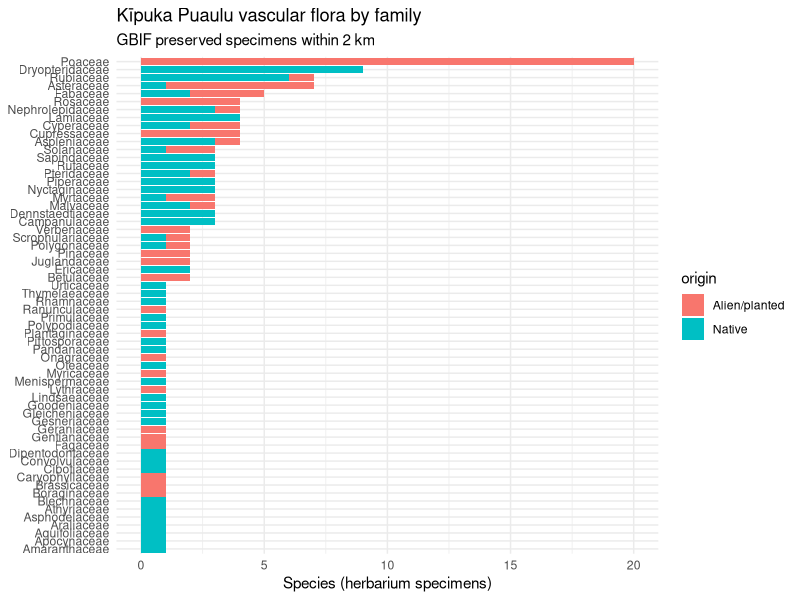

This chart was generated by the following R code:
# Kīpuka Puaulu herbarium checklist — quick load & summaries
library(dplyr); library(ggplot2); library(readr)

cl  <- read_csv("kipuka_puaulu_checklist.csv", show_col_types = FALSE)
raw <- read_csv("kipuka_puaulu_gbif_rawnames.csv", show_col_types = FALSE)

status_lab <- c(E="Endemic", I="Indigenous", Pol="Polynesian",
                Nat="Naturalized", Cult="Cultivated", `?`="Uncertain")
cl <- cl |> mutate(status_full = status_lab[status])

# taxa per status
cl |> count(status_full, sort = TRUE) |> print()

# native vs alien species richness by family (native = E or I)
cl |> filter(rank == "species") |>
  mutate(origin = ifelse(status %in% c("E","I"), "Native", "Alien/planted")) |>
  count(family, origin) |>
  ggplot(aes(reorder(family, n, sum), n, fill = origin)) +
  geom_col() + coord_flip() +
  labs(x = NULL, y = "Species (herbarium specimens)",
       title = "Kīpuka Puaulu vascular flora by family",
       subtitle = "GBIF preserved specimens within 2 km") +
  theme_minimal()

# best-collected taxa
cl |> arrange(desc(n_records)) |> select(accepted_name, family, status, n_records) |> head(15) |> print()
